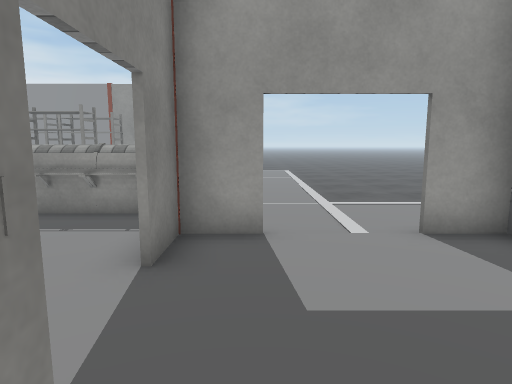
[1] (above)

24 first-person views from a walk through a 3-D level made in the Unity game engine. The camera is 1.4 m above the floor, tilts 8° down and sees 75° across. The floor is counted in squares, 1 m on a side. Each view is taken from the middle of a square. On the plan, view 1 faces up. The plan holds only what a view shows up to about 15 squares ahead; the rest is blank. The place goes on beyond the plan. The player character is not drawn. Some animated figures are left out. Door leaves are left out, so doorways stand open. Some surface patterns are stand-ins.

[2]
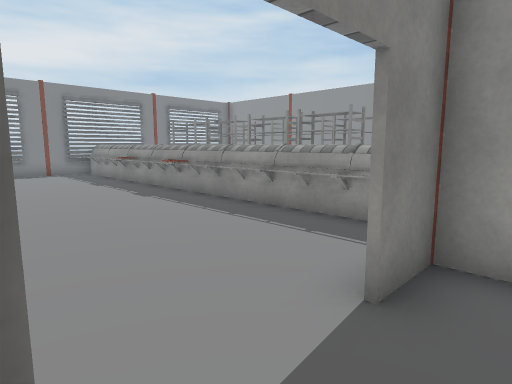

[3]
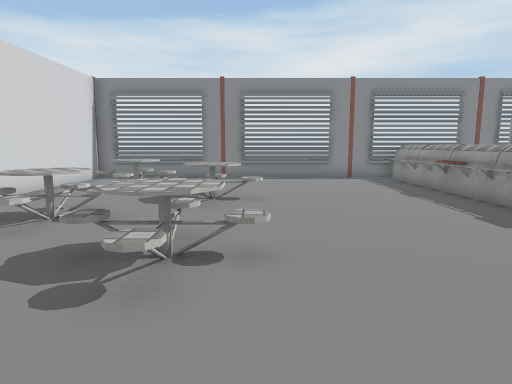

[4]
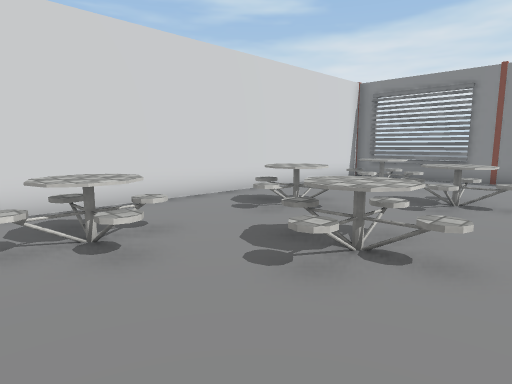

[5]
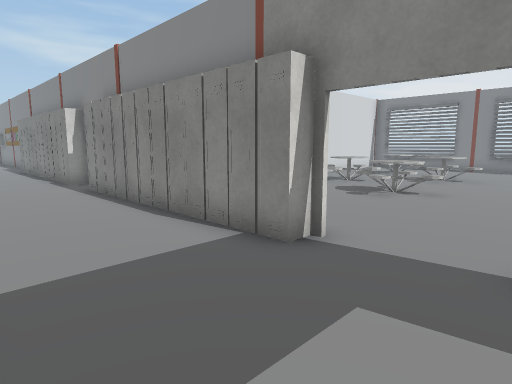

[6]
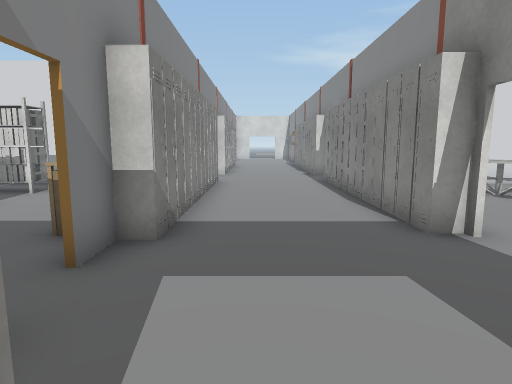

[7]
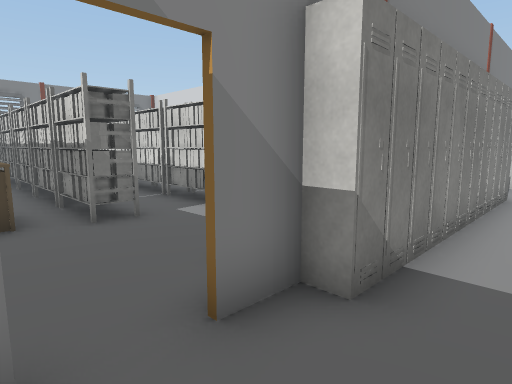

[8]
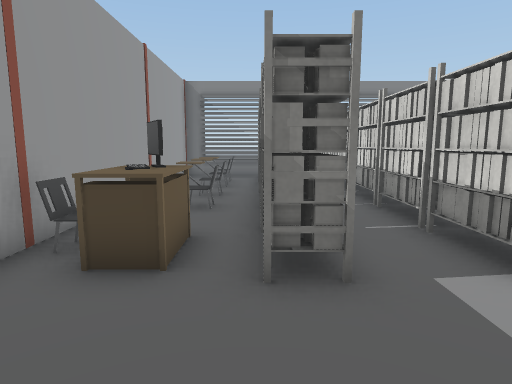

[9]
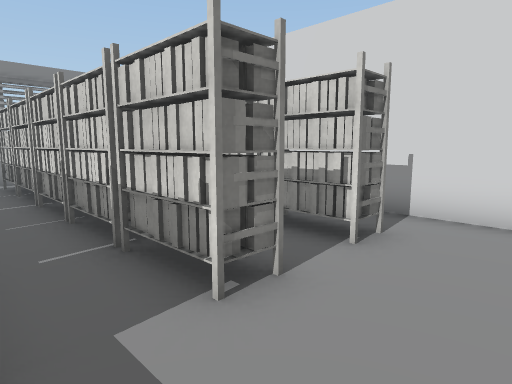

[10]
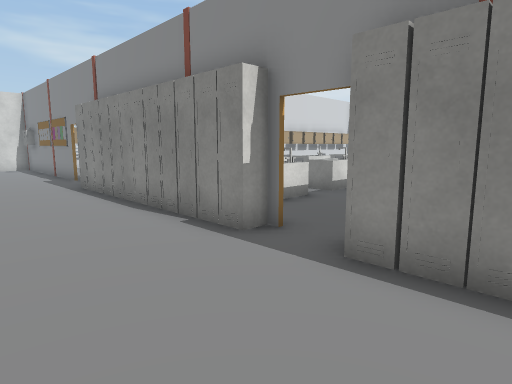

[11]
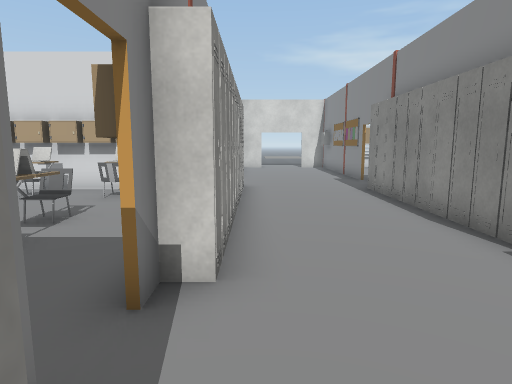

[12]
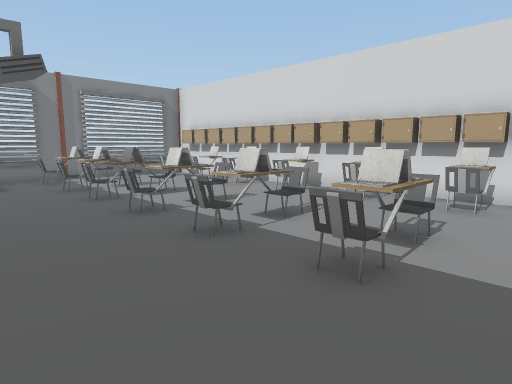

[13]
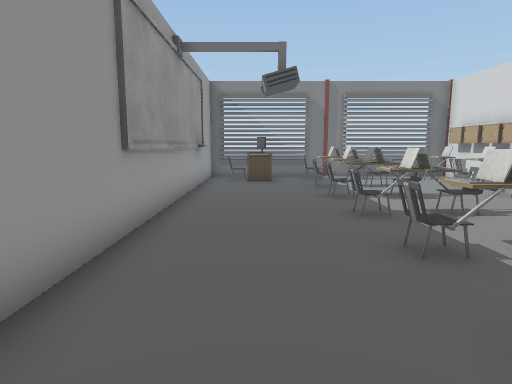

[14]
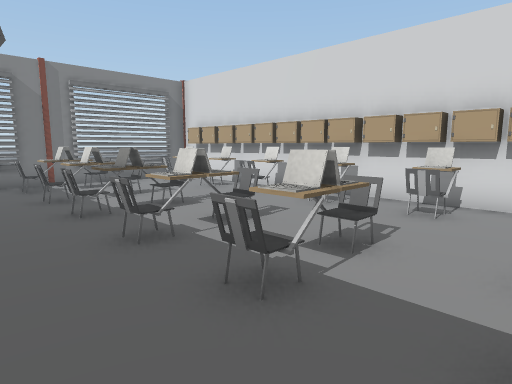

[15]
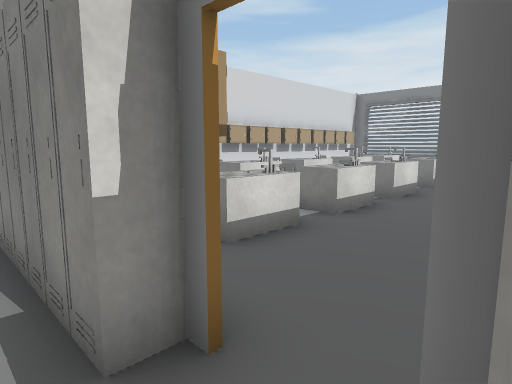

[16]
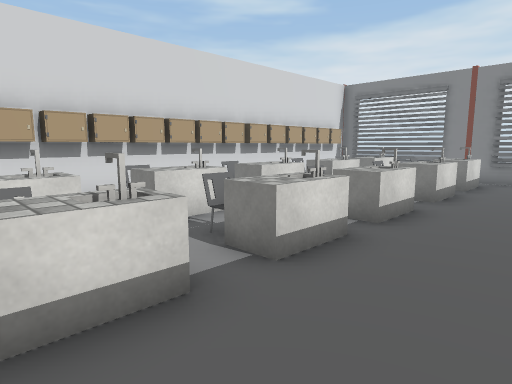

[17]
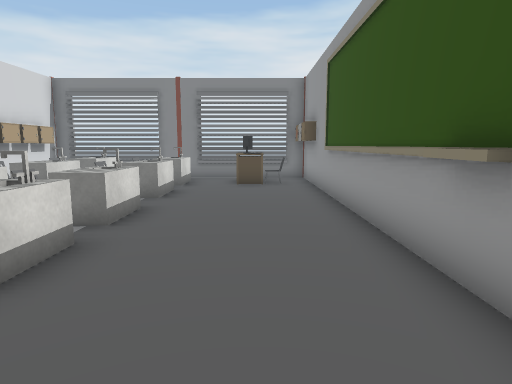

[18]
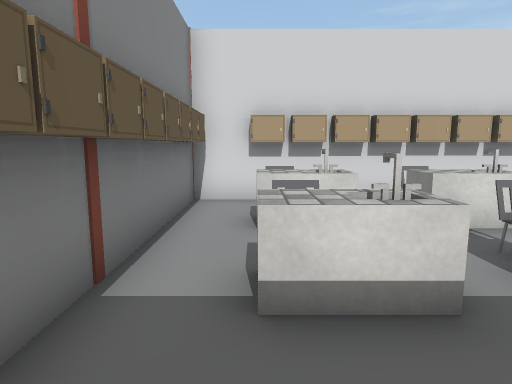

[19]
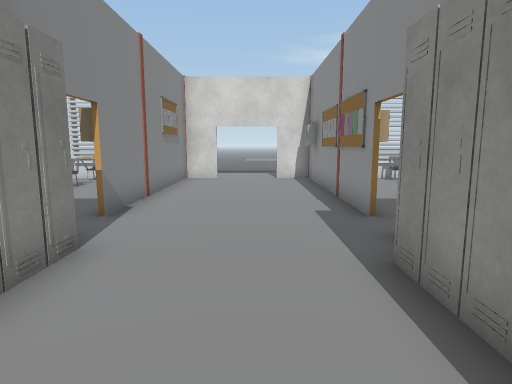

[20]
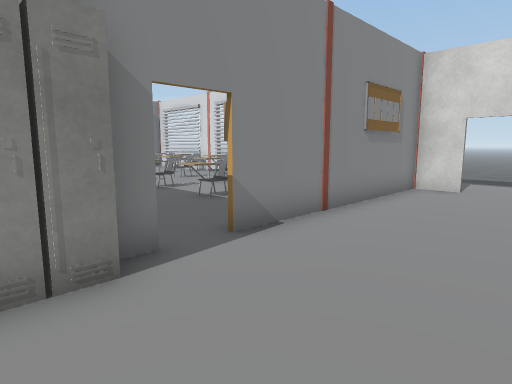

[21]
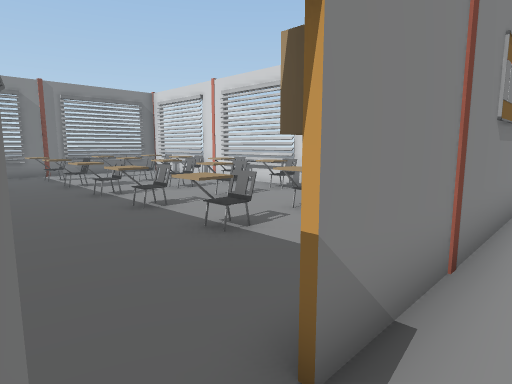

[22]
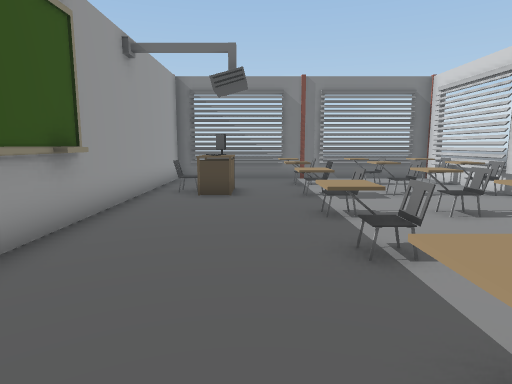

[23]
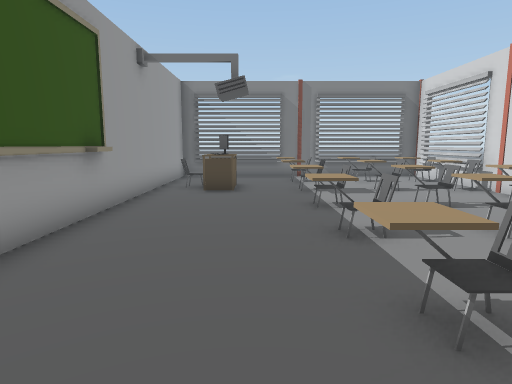

[24]
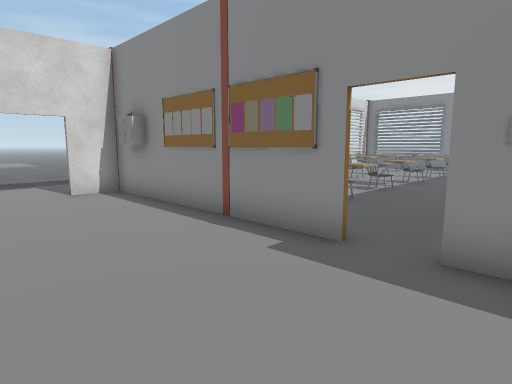

### Floor plan
Key: @ floor where view 1 was taken; # wall or solid block; . floor; D open door; = window, fence, low wall or low ledge; L locker; T table; R rack; C chair; M computer; A laptop; O other object.
Columns run from 18 left of view 1 to 20 right of it. Each row starts with its distance up from view 1.
  7  OOOOOOOOOOOOOOOO ....
  6  #  OOOOOOOOOOOOO ....
  5  #...............#DDD##    ############
  4 .#...............#....#....OO.C.CCOOO.=
  3 .=...............D....D....OM.CCC.OOO.=
  2 .=...............D....#...RRRRRRRRROOO=
  1 =#....T....T.....L....LT..RRRRRRRRR
  0 #....TTT..TTT....L@...L ............
 -1 ##....T....T.... L....L ..RRRRRRRRRRRR#
 -2 .=..T....T...T.. L....L ...RRRRRRRR
 -3 .= TTT..TTT.TTT  L....L ...RROOOO
 -4  =  T....T...T.  L....L  .RRR   O
 -5  #.............  L....L  ....
 -6  OOL###########  L....L  ##############
 -7  =............   L....#. ............O=
 -8  = O.............D....D.............TO=
 -9 .=TT............LL....#.............TT=
-10 =#..............LL.... .........C.....#
-11 ##TT.TT.TTTTTTTTLL.... .ACAC.CO.A.OCOC#
-12 ## O TO  O CC.CCLL.... ..C.AC.C.CCO..O#
-13 .=         ..  .LL....  ..............=
-14  =TT TT TTTTTTTTLL....  ..............=
-15  =TO  O  O.OO.OOLL....O .C.O....C....O=
-16  LLLLLLLLLLLLLLLLL....L  ALLCLLLALCLLL#
-17     ############ L....L  ##############
-18                 .#....#...........C...=
-19             .....D...............TMM..=
-20          .......L#....L...............=
-21      OO.C.CC.O.  #.... ..CC.C.CC.CC.C.#
-22      OO.C..C.O   #.... ..CC.C..C.CC.C.D
-23       ..O...      ....  ....C....C..C.D
-24        .O     .   ....  .C..C.CO.C..O.=
-25               .   ....   .............=
-26              O.   ....   O..O.OO.O .O.=

Positions as (right, up) in squares from view 1, and headings:
1: (0, 0), facing up
2: (0, 1), facing up-left
3: (-3, 1), facing left
4: (-3, 2), facing down-left
5: (3, 4), facing down-left
6: (2, 6), facing down
7: (2, 4), facing down-right
8: (5, 2), facing right
9: (6, 1), facing down-right
10: (3, -5), facing down-left
11: (3, -6), facing down
12: (5, -7), facing down-right
13: (5, -8), facing right
14: (7, -8), facing down-right
15: (0, -7), facing down-left
16: (-3, -8), facing down-left
17: (-3, -8), facing left
18: (-3, -8), facing down
19: (1, -13), facing down
20: (0, -16), facing down-right
21: (3, -18), facing down-right
22: (6, -20), facing right
23: (5, -20), facing right
24: (3, -17), facing down-left
